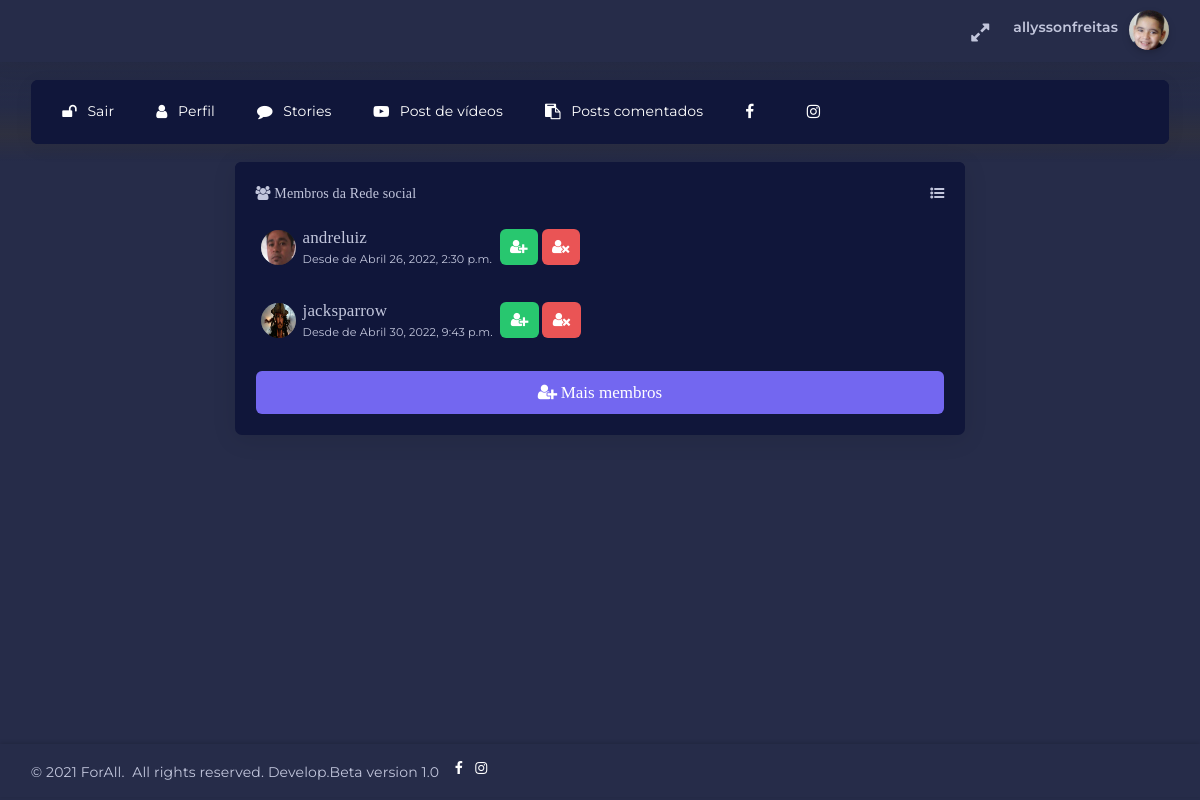
Page /membros/ (signed in) on the committed database.
### paginas/models.py (models this page shows, shortened)
class Perfil(models.Model):
	user = models.OneToOneField(User,null=True, blank=True,on_delete=models.CASCADE)
	cep = models.CharField(max_length=10,null=False,blank=False)
	rua = models.CharField(max_length=60,null=False,blank=False)
	bairro = models.CharField(max_length=40,null=False,blank=False)
	cidade = models.CharField(max_length=40,null=False,blank=False)
	uf     = models.CharField(max_length=2,null=False,blank=False)
	image  = models.ImageField(upload_to='media/perfil', default='media/forall.png',null=False,blank=False, verbose_name='IMAGEM PERFIL :')
	escolaridade = models.CharField(max_length=30,verbose_name='ESCOLARIDADE',null=False,blank=False)
	termos   = models.CharField(max_length=4,verbose_name='TERMO DE USO E POLÍTICA DE PRIVACIDADE',null=False,blank=False)
	data     = models.DateTimeField(auto_now_add=True)
	datamudanca = models.DateTimeField(auto_now=True)

### paginas/views.py (the view)
# urls.py: path('membros/',views.Membros, name="membros"),
@login_required
def Membros(request):
	membros_forall = Perfil.objects.all()
	return render(request, 'inicio/membros.html', {'membros_forall': membros_forall})

### paginas/templates/inicio/membros.html (shortened to what this page needs)
{% extends "./Base/BasePerfil.html" %}
{% block content %}
{% load static %}
{% load crispy_forms_tags %}
<div class="horizontal-menu-wrapper">
	<div class="header-navbar navbar-expand-sm navbar navbar-horizontal floating-nav navbar-light navbar-without-dd-arrow navbar-shadow menu-border" role="navigation" data-menu="menu-wrapper">
			<div class="navbar-container main-menu-content" data-menu="menu-container">
				<ul class="nav navbar-nav" id="main-menu-navigation" data-menu="menu-navigation">
					<li>
						{% if user.is_authenticated %}
						<a class="dropdown-item" href="/accounts/logout" style="color: white;"><i class="fa fa-unlock"></i>Sair</a>
						{% endif %}
					</li>
					<li>
						{% if user.is_authenticated %}
						<a class="dropdown-item" href="{% url 'perfil' %}" style="color: white;"><i class="fa fa-user"></i>Perfil</a>
						{% endif %}
					</li>
					<li>
						<a class="dropdown-item" href="{% url 'verstories' %}" style="color: white;"><i class="fa fa-comment"></i>Stories</a>
					</li>
					<li>
						<a class="dropdown-item" href="{% url 'todosvideos' %}" style="color: white;"><i class="fa fa-youtube-play"></i>Post de vídeos</a>
					</li>
					<li>
						<a class="dropdown-item" href="{% url 'comentados' %}" style="color: white;"><i class="fa fa-clipboard"></i>Posts comentados</a>
					</li>
					<li>
						<a href="https://www.facebook.com/forall.letsgo/" target="_blank" title="Facebook" style="color:white"><i class="fa fa-facebook"></i></a>
					</li>
					<li>
						<a href="https://www.instagram.com/forall2020_/" target="_blank" title="Instagram" style="color:white"><i class="fa fa-instagram"></i></a>
					</li>
				</ul>
	</div>
</div>
</div>
<div class="app-content content">
	<div class="content-wrapper">
		<div class="content-body">
			<div class="container">
				<div class="row">
					<div class="col-lg-2 col-12"></div>
					<div class="col-lg-8 col-12">
						<div class="card">
							<div class="card-header d-flex justify-content-between">
								<p class="textos"><i class="fa fa-users"></i>&nbsp;Membros da Rede social</p>
								<i class="fa fa-list-ul cursor-pointer"></i>
							</div>
							<div class="card-body">
								{%if membros_forall %}
								{% for membros in membros_forall %}
								<div class="d-flex justify-content-start align-items-center mb-1">
									{%if not request.user == membros.user%}
									<div class="avatar mr-50 pull-up">
										<img src="{{ membros.user.perfil.image.url }}" alt="avtar img holder" height="35" width="35">
									</div>
									<div class="user-page-info">
										<p class="usuarios">{{membros.user}}</p>
										<span class="font-small-2">Desde de {{membros.data}}</span>
									</div>
									<div>&nbsp;
										<button type="button" class="btn btn-success btn-icon ml-auto pull-up" data-toggle="tooltip" data-placement="top" title="Seguir {{membros.user}}">
											<i class="fa fa-user-plus"></i>
										</button>
										<button type="button" class="btn btn-danger btn-icon ml-auto pull-up" data-toggle="tooltip" data-placement="top" title="Deixa de seguir {{membros.user}}">
											<i class="fa fa-user-times"></i>
										</button>
									</div>
									{%endif%}
								</div>
								{%endfor%}
								{%else%}
								<p>Não tem usuário</p>
								{%endif%}
								<button type="button" class="btn btn-primary w-100 mt-1 usuarios" data-toggle="tooltip" data-placement="top" title="Mais membros">
									<i class="fa fa-user-plus mr-25"></i>Mais membros
								</button>
							</div>
						</div>
					</div>
					<div class="col-lg-2 col-12"></div>
				</div>
			</div>
		</div>
	</div>
</div>
<div class="drag-target"></div>
{%endblock%}

### paginas/templates/inicio/Base/BasePerfil.html (shortened to what this page needs)
{% load static %}
<!DOCTYPE html>
<html class="loading" lang="pt-br" data-textdirection="ltr">
<head>
    <link rel="stylesheet" type="text/css" href="{% static 'css/animate.css'%}">
    <link rel="stylesheet" type="text/css" href="{% static 'css/appChat.css' %}">
    <link rel="stylesheet" type="text/css" href="{% static 'css/bootstrap.min.css' %}">
    <link rel="stylesheet" type="text/css" href="{% static 'css/bootstrap.css' %}">
    <link rel="stylesheet" type="text/css" href="{% static 'css/bootstrap-extended.css' %}">
    <link rel="stylesheet" type="text/css" href="{% static 'css/colors.css' %}">
    <link rel="stylesheet" type="text/css" href="{% static 'css/components.css' %}">
    <link rel="stylesheet" type="text/css" href="{% static 'css/dark-layout.css' %}">
    <link rel="stylesheet" type="text/css" href="{% static 'css/dropzone.min.css' %}">
    <link rel="stylesheet" type="text/css" href="{% static 'css/datatables.min.css' %}">
    <link rel="stylesheet" type="text/css" href="{% static 'css/dataTables.checkboxes.css' %}">
    <link rel="stylesheet" type="text/css" href="{% static 'css/dropzone.css' %}">
    <link rel="stylesheet" type="text/css" href="{% static 'css/data-list-view.css' %}">
    <link rel="stylesheet" type="text/css" href="{% static 'css/horizontal-menu.css' %}">
    <link rel="stylesheet" type="text/css" href="{% static 'css/eccommence.css' %}">
    <link rel="stylesheet" type="text/css" href="{% static 'css/form-validation.min.css' %}">
    <link rel="stylesheet" type="text/css" href="{% static 'css/pickadate.css' %}">
    <link rel="stylesheet" type="text/css" href="{% static 'css/palette-gradient.min.css' %}">
    <link rel="stylesheet" type="text/css" href="{% static 'css/sweetalert2.min.css'%}">
    <link rel="stylesheet" type="text/css" href="{% static 'css/swiper.min.css' %}">
    <link rel="stylesheet" type="text/css" href="{% static 'css/semi-dark-layout.css' %}">
    <link rel="stylesheet" type="text/css" href="{% static 'css/swiper.css' %}">
    <link rel="stylesheet" type="text/css" href="{% static 'css/select2.min.css' %}">
    <link rel="stylesheet" type="text/css" href="{% static 'css/users.css' %}">
    <link rel="stylesheet" type="text/css" href="{% static 'css/vertical-menu.css' %}">
    <link rel="stylesheet" type="text/css" href="{% static 'css/vendor2.css' %}">
    <link rel="stylesheet" type="text/css" href="{% static 'css/vendors.min.css' %}">
    <link rel="stylesheet" type="text/css" href="{% static 'css/touchspin.css' %}">
    <link rel="stylesheet" type="text/css" href="{% static 'css/dark-layout.css' %}">
    <link rel="stylesheet" type="text/css" href="{% static 'css/semi-dark-layout.css' %}">
    <link rel="stylesheet" type="text/css" href="{% static 'css/animate.css' %}">
</head>
<body class="horizontal-layout horizontal-menu dark-layout 2-columns  navbar-floating footer-static"  data-open="hover" data-menu="horizontal-menu" data-col="2-columns" data-layout="dark-layout" id="topo">
    <nav class="header-navbar navbar-expand-lg navbar navbar-with-menu navbar-fixed navbar-shadow navbar-brand-center">
        <div class="navbar-wrapper">
            <div class="navbar-container content">
                <div class="navbar-collapse" id="navbar-mobile">
                <ul class="nav navbar-nav float-right">
                    <li class="nav-item d-none d-lg-block"><a class="nav-link nav-link-expand"><i class="ficon fa fa-expand"></i></a></li>
                <li class="dropdown dropdown-user nav-item"><a class="dropdown-toggle nav-link dropdown-user-link" href="#" data-toggle="dropdown">
                    <div class="user-nav d-sm-flex d-none">
                        {% if request.user.is_superuser %}
                        <span class="user-name text-bold-600">Administrador | {{user.get_username}}</span>
                        {%else%}
                        <span class="user-name text-bold-600">{{user.get_username}}</span>
                        {%endif%}
                    </div>
                    <span>
                        {% if not user.perfil.image%}
                        <img class="round" src="{% static 'img/forall.png'%}" alt="avatar" height="40" width="40">
                        {% else%}
                        <img class="round" src="{{ user.perfil.image.url }}" alt="avatar" height="40" width="40">
                        {% endif %}
                    </span>
                </a>
            </li>
        </ul>
    </div>
</div>
</div>
</nav>
{% block content %}
{% endblock%}
<footer class="footer footer-static footer-light navbar-shadow">
    <p class="clearfix blue-grey lighten-2 mb-0"><span class="float-md-left d-block d-md-inline-block mt-25">&copy; 2021 ForAll.&nbsp;&nbsp;All rights reserved. Develop.Beta version 1.0</span>&nbsp;&nbsp;
        <a href="https://www.facebook.com/forall.letsgo/" target="_blank" title="Facebook" style="color:white;"><i class="fa fa-facebook"></i></a>
        <a href="https://www.instagram.com/forall2020_/" target="_blank" title="Facebook" style="color:white;text-decoration: none;"><i class="fa fa-instagram"></i>&nbsp;&nbsp;&nbsp;&nbsp;&nbsp;&nbsp;&nbsp;&nbsp;&nbsp;</a>
    </p>
</footer>
</body>
</html>

### paginas/static/css/dark-layout.css (style rules this page uses)
body.dark-layout { background-color: #262c49; }
body.dark-layout [class*="border"] { border-color: #414561 !important; }
body.dark-layout p, body.dark-layout small, body.dark-layout span, body.dark-layout label { color: #c2c6dc; }
body.dark-layout .header-navbar { background-color: #10163a; }
body.dark-layout .header-navbar .navbar-container .nav .nav-item .nav-link { color: #c2c6dc; background-color: transparent; }
body.dark-layout .header-navbar .navbar-container .nav .nav-item .nav-link i { color: #c2c6dc; }
body.dark-layout .btn.btn-icon i { color: #fff; }
body.dark-layout .nav .nav-item .nav-link { color: #c2c6dc; }
body.dark-layout .nav-tabs .nav-item .nav-link, body.dark-layout .nav-tabs.nav-justified .nav-item .nav-link, body.dark-layout .nav .nav-item .nav-link { background-color: #10163a; }
body.dark-layout .card { background-color: #10163a; }
body.dark-layout .card .card-header, body.dark-layout .card .card-footer { color: #c2c6dc; background-color: #10163a; }
body.dark-layout .card .card-body, body.dark-layout .card .card-footer { color: #c2c6dc; border-color: #414561; }
body.dark-layout .avatar { background-color: #262c49; }

### paginas/static/css/horizontal-menu.css (style rules this page uses)
.horizontal-menu .content { margin-left: 0; }
.horizontal-menu .content .content-wrapper { margin-top: 0 !important; }
.horizontal-menu footer { position: static; }
.horizontal-menu.navbar-floating:not(.blank-page) .app-content { padding-top: 9.75rem; }
.horizontal-menu.navbar-floating .horizontal-menu-wrapper { background: linear-gradient(to bottom, rgba(248, 248, 248, 0.95) 44%, rgba(248, 248, 248, 0.46) 73%, rgba(255, 255, 255, 0) 100%); background-repeat: repeat-x; }
.horizontal-menu.navbar-floating .horizontal-menu-wrapper .navbar-horizontal.floating-nav { margin: 1.3rem 2.2rem 0; }
.horizontal-menu.dark-layout .header-navbar { background: inherit !important; }
.horizontal-menu.dark-layout .horizontal-menu-wrapper { background: linear-gradient(to bottom, rgba(37, 43, 71, 0.76) 44%, rgba(56, 53, 53, 0.46) 73%, rgba(255, 255, 255, 0) 100%); }
.horizontal-menu.dark-layout .horizontal-menu-wrapper .header-navbar { background: #10163a !important; }
.horizontal-menu .horizontal-menu-wrapper { position: fixed; top: 62px; z-index: 990; width: 100%; height: 99px; }
.horizontal-menu .horizontal-menu-wrapper .header-navbar .navbar-container { padding-left: 1rem; padding-right: 1rem; width: 100%; }
.horizontal-menu .header-navbar { background: #fff; z-index: 999 !important; line-height: 1; min-height: auto; }
.horizontal-menu .header-navbar.navbar-horizontal.floating-nav { width: calc(100vw - (100vw - 100%) - calc(2.2rem * 2)); background: #fff; }
.horizontal-menu .header-navbar .navbar-container { padding-left: 2.2rem; padding-right: calc(2.2rem - 1rem); border-radius: 0.5rem; }
.horizontal-menu .header-navbar.navbar-fixed { position: fixed; width: 100%; }
.horizontal-menu .header-navbar.navbar-horizontal ul#main-menu-navigation > li { padding-top: 0.965rem; padding-bottom: 0.965rem; }
.horizontal-menu .header-navbar.navbar-horizontal ul#main-menu-navigation > li i { font-size: 1.11rem; margin-right: 0.75rem; }
.horizontal-menu .header-navbar.navbar-horizontal ul#main-menu-navigation > li > a { padding: 0.75rem 1.25rem 0.75rem 1.25rem; display: flex; margin-right: 0.5rem; }

### paginas/templates/inicio/membros.html (style rules this page uses)
.textos { font-family: Times New Roman;margin: 0px;color: white; }
.usuarios { font-family: Times New Roman;margin: 0px;color: white;font-size: 17px; }

### rows in the picture
Perfil: user.perfil.image (picture), user "andreluiz", data "Abril 26, 2022, 2:30 p.m."
Perfil: user.perfil.image (picture), user "jacksparrow", data "Abril 30, 2022, 9:43 p.m."

### other values in the picture
{{ user.get_username }} "allyssonfreitas"
